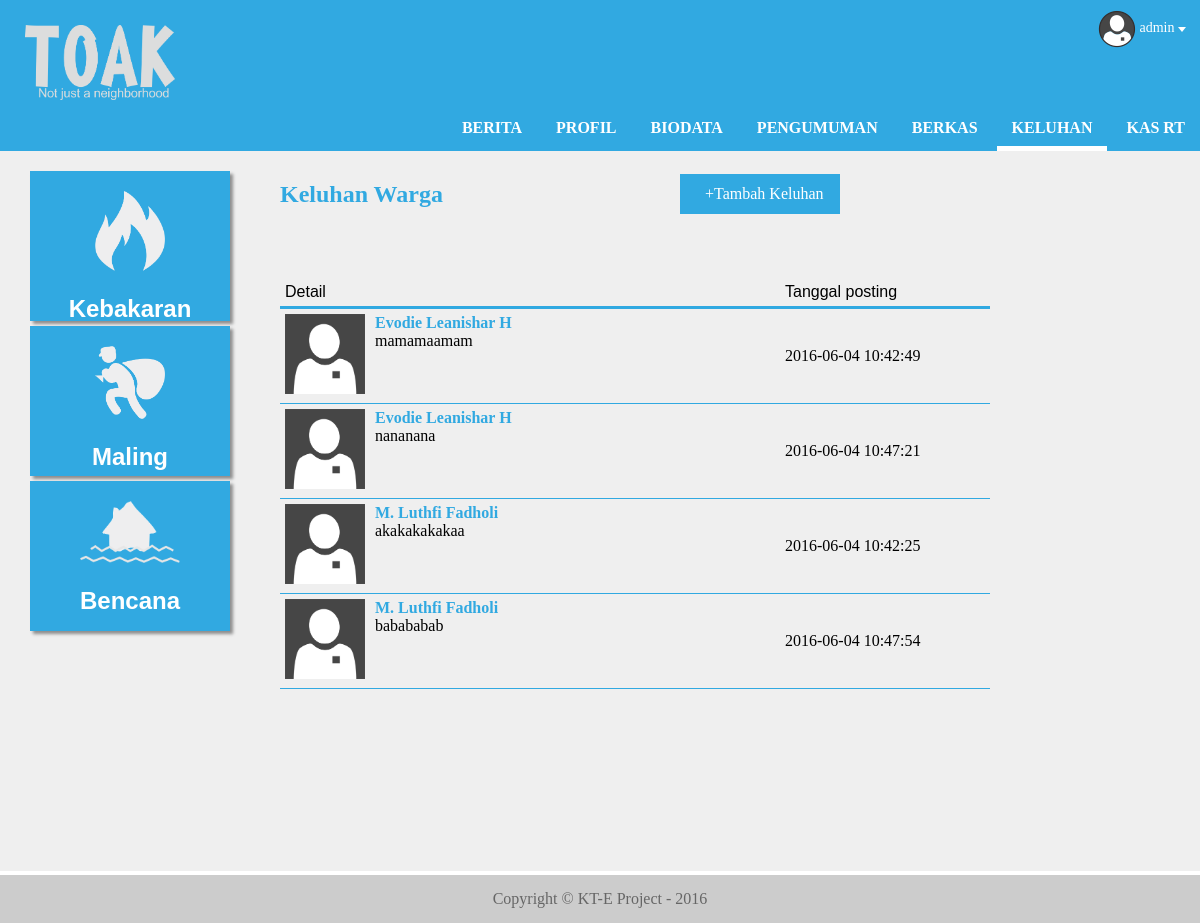
/user/warga/keluhan.php (signed in), run on the app's committed database.
### tables this page shows
CREATE TABLE `biodata` (
  `id` int(11) NOT NULL,
  `nama` varchar(50) DEFAULT NULL,
  `alamat` varchar(70) DEFAULT NULL,
  `email` varchar(30) DEFAULT NULL,
  `telepon` varchar(20) DEFAULT NULL,
  `status` varchar(15) DEFAULT NULL,
  `foto` text NOT NULL,
  `username` varchar(15) NOT NULL,
  `password` varchar(15) NOT NULL
);

CREATE TABLE `keluhan` (
  `id` int(11) NOT NULL,
  `nama` varchar(30) NOT NULL,
  `isi_keluhan` varchar(70) NOT NULL,
  `tanggal` timestamp NOT NULL DEFAULT CURRENT_TIMESTAMP ON UPDATE CURRENT_TIMESTAMP
);

### user/warga/keluhan.php (the view, shortened to what this page needs)
<!DOCTYPE html>
<html>
<head>
	<link rel="stylesheet" type="text/css" href="../../assets/css/style.css">
	<link rel="stylesheet" type="text/css" href="../../assets/css/main.css">
</head>
<body>
		<header id="header-top">
			<img src="../../assets/img/logorpl.png" style="float:left; width: 150px; margin: 20px">
			<ul id="simple" style="float:right">
				<li>
					<div id="dropdown-account">
						<div class="account">
							<img src="../../assets/images/account.png" alt="Account"/>
							<?php echo $_SESSION['nama_user']; ?>
							<img src="../../assets/images/arrow.png" alt="Dropdown"/>
						</div>
					</div>
				</li>
			</ul>
		</header>
		<nav>
			<ul>
				<li><a href="berita.php">Berita</a></li>
				<li><a href="profil.php">Profil</a></li>
				<li><a href="biodata.php">Biodata</a></li>
				<li><a href="pengumuman.php">Pengumuman</a></li>
				<li><a href="berkas.php">Berkas</a></li>
				<li><a class="active" href="keluhan.php">Keluhan</a></li>
				<li><a href="kas.php">Kas RT</a></li>
			</ul>
		</nav>
		<section>
			<aside>
				<div id="tombolAlert">
					<div id="tombol">
						<a href=""><center>
							<img src="../../assets/img/api.png" style="width:70px;">
							<h2 style="color: white; padding-bottom: 50px;">Kebakaran</h2>
						</center></a>
					</div>
					<div id="tombol1">
						<center>
							<img src="../../assets/img/maling.png" style="width:70px;">
							<h2 style="color: white; padding-bottom: 50px;">Maling</h2>
						</center>
					</div>
					<div id="tombol2">
						<center>
							<img src="../../assets/img/bencana.png" style="width:100px;">
							<h2 style="color: white; padding-bottom: 50px;">Bencana</h2>
						</center>
					</div>
				</div>
			</aside>
			<div id="berkas">
				<div class="bhead">
					<div>
						<h1 style="color: #31a9e1; width:400px; float:left;font-family:Calibri">Keluhan Warga</h1>
					</div>
					<div>
						<div class="kotak-tambah">
							<a href="../tambah_keluhan.php"><p style="clear:both;margin:6px 0px 0px 20px;">+Tambah Keluhan</p></a>
						</div>
					</div>
				</div>
				<table class="jos_tabel_keluhan" style="margin-top:50px">
					<thead>
						<tr>
							<td>Detail</td>
							<td></td>
							<td>Tanggal posting</td>
						</tr>
					</thead>
					<tbody>
						<?php
							$query = "SELECT * FROM biodata b JOIN keluhan k ON b.nama = k.nama ORDER BY b.id DESC";
							$hasil = mysql_query($query);
							while ($row = mysql_fetch_array($hasil)){
								$nama = $row['nama'];
								$keluhan = $row['isi_keluhan'];
								$tanggal = $row['tanggal'];
								echo "<tr style='font-family:Calibri'>";
									echo "<td><img src='../../assets/img/akun.png' style='width:80px'></td>";
									echo "<td valign='top'>";
										echo "<div style='font-weight:bold;color:#31a9e1'><a href='admin_detail_biodata.php'>$nama</a></div>";
										echo "$keluhan";
									echo "</td>";
									echo "<td>$tanggal</td>";
								echo "</tr>";
							}
						?>
					</tbody>
				</table>
			</div>
		</section>
		<footer>
			Copyright &copy KT-E Project - 2016
		</footer>
</body>
</html>

### assets/css/style.css (style rules this page uses)
body { background-image: url("../img/background.jpg"), 0.6; margin: 0; padding: 0; }
.jos_tabel_keluhan { border-collapse: collapse; }
.jos_tabel_keluhan tr td { margin-top: 200px; padding:5px 5px; }
.jos_tabel_keluhan thead tr td:nth-child(1) { width:20px; }
.jos_tabel_keluhan thead tr td:nth-child(2) { width: 400px; overflow: hidden; word-break: break-all; }
.jos_tabel_keluhan thead tr td:nth-child(3) { width:200px; }
.jos_tabel_keluhan tbody tr { border-bottom:1px solid #31a9e1; }
.jos_tabel_keluhan thead tr { border-bottom:3px solid #31a9e1; }
a { text-decoration: none; color: navy; }
section { background-color: #efefef; width: 98.5%; height: 700px; display: inline-block; padding: 10px; }
table { border-bottom-color: #31a9e1; text-align: left; }
thead { border-bottom: 1px; }
header { font-family: fontBebasNeue; width:99.25%; height:100px; text-align: center; padding: 5px; background-color: #31a9e1; color: white; }
#tombolAlert { float:left; }
#tombol { background-color: #31a9e1; width: 200px; height: 130px; margin: 0px 0px 0px 10px; padding-top: 20px; box-shadow: 3px 3px 3px #8e8e8e; cursor: pointer; }
#tombol1 { background-color: #31a9e1; width: 200px; height: 130px; margin: 5px 0px 0px 10px; padding-top: 20px; box-shadow: 3px 3px 3px #8e8e8e; cursor: pointer; }
#tombol2 { background-color: #31a9e1; width: 200px; height: 130px; margin: 5px 0px 0px 10px; padding-top: 20px; box-shadow: 3px 3px 3px #8e8e8e; cursor: pointer; }
#berkas { margin-top:0px; float:left; width: 900px; }
aside { width:250px; float:left; padding:10px; }
nav { font-family: fontCaviar; font-weight: bold; background-color: #31a9e1; width:100%; height:41px; color:#fff; }
nav ul { list-style: none; margin: 0; background-color: #31a9e1; float: right; }
nav li { line-height: 20px; text-decoration: none; text-transform: uppercase; display: inline; }
nav a { text-decoration: none; color: white; display: inline-block; padding: 8px 15px; transition: .5s background-color; font-family: Calibri; border-bottom: 5px solid transparent; }
nav:after { content: ' '; display: block; clear: both; }
nav a.active { font-weight: bold; cursor: default; border-bottom-color: #fff; }
footer { font-family: Calibri; text-align: center; clear: both; background: #ccc; padding: 15px 0; color: #666; }
ul { list-style-type: none; }
.bhead { display: table; }
.bhead div { display: table-cell; vertical-align: middle; }
.kotak-tambah { background-color: #31a9e1; width: 150px; height: 30px; padding: 5px; float:right; font-family:Calibri; color:white; text-decoration: bold; }

### assets/css/main.css (style rules this page uses)
a, a:visited, a:hover, a:active { text-decoration: none; color: inherit; }
div#dropdown-account { position: relative; font-size: 14px; color: #fff; }
div#dropdown-account > .account { text-align: center; cursor: pointer; padding: 5px 10px; -webkit-transition: 0.1s ease-in; -moz-transition: 0.1s ease-in; -o-transition: 0.1s ease-in; transition: 0.1s ease-in; }
div#dropdown-account > .account > img { vertical-align: middle; }

### user/warga/keluhan.php (style rules this page uses)
body { margin: 0; font-family: Arial; background-color: #fff; }
ul#simple { display: table; list-style: none; margin: 0 auto; padding: 0; }
ul#simple > li:last-child { margin-right: 0; }

### data on the page
biodata: keluhan.nama "Evodie Leanishar H", keluhan.isi_keluhan "mamamaamam", keluhan.tanggal "2016-06-04 10:42:49", keluhan.isi_keluhan "nananana", keluhan.tanggal "2016-06-04 10:47:21"
biodata: keluhan.nama "M. Luthfi Fadholi", keluhan.isi_keluhan "akakakakakaa", keluhan.tanggal "2016-06-04 10:42:25", keluhan.isi_keluhan "babababab", keluhan.tanggal "2016-06-04 10:47:54"

### other printed values
$_SESSION['nama_user'] "admin"
